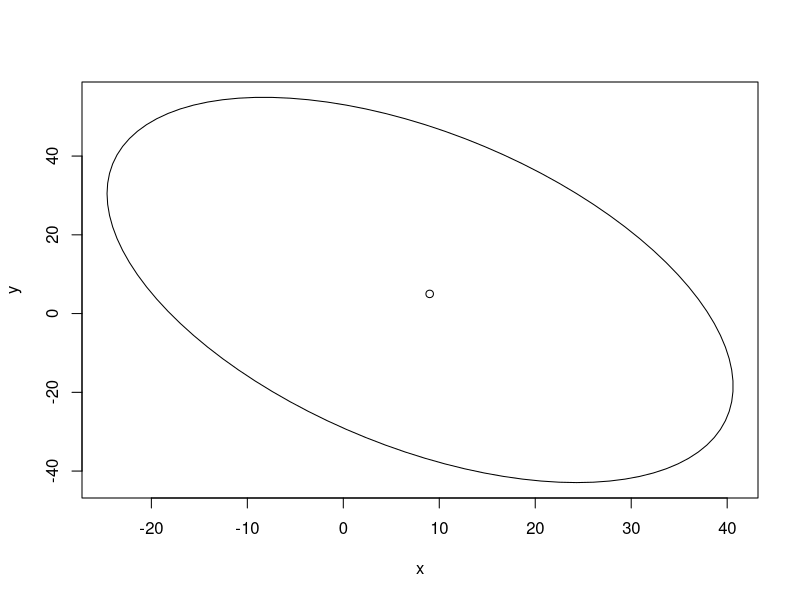
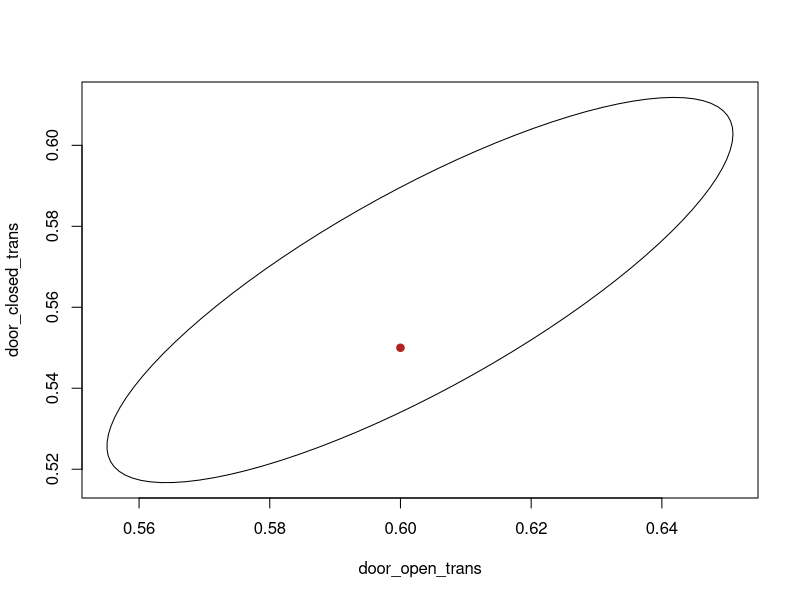

Generate these figures, in order, with R:
## ---- chunk 1
knitr::opts_chunk$set(echo = TRUE)
## ---- chunk 2
data<-data.frame(x=c(6,10,8),
                 y=c(9,6,3))
n<-3
p<-2
alpha<-0.05
mu0<-c(9,5)

## ---- chunk 3
xbar<- colMeans(data)
xbar
S<- cov(data)
S
## ---- chunk 4
T2<-n*t(xbar-mu0)%*%solve(S)%*%(xbar-mu0)
T2
## ---- chunk 5
Tc<-(n-1)*p/(n-p)*qf(alpha,p,n-p, lower.tail = F)
Tc
## ---- chunk 6
#install.packages(ellipse)
plot(ellipse::ellipse(S, centre=xbar,t=sqrt(Tc/n)),type="l")
points(x=9, y=5)

## ---- chunk 7
radiation_data <- data.frame(
  oven = 1:42,
  door_open = c(
    0.30, 0.09, 0.30, 0.10, 0.10, 0.12, 0.09, 0.10, 0.09, 0.10,
    0.07, 0.05, 0.01, 0.45, 0.12, 0.20, 0.04, 0.10, 0.01, 0.60,
    0.12, 0.10, 0.05, 0.05, 0.15, 0.30, 0.15, 0.09, 0.09, 0.28,
    0.10, 0.10, 0.10, 0.30, 0.12, 0.25, 0.20, 0.40, 0.33, 0.32,
    0.12, 0.12
  ),
  door_closed = c(
    0.15, 0.09, 0.18, 0.10, 0.05, 0.12, 0.08, 0.05, 0.08, 0.10,
    0.07, 0.02, 0.01, 0.10, 0.10, 0.10, 0.02, 0.10, 0.01, 0.40,
    0.10, 0.05, 0.03, 0.05, 0.15, 0.10, 0.15, 0.09, 0.08, 0.18,
    0.10, 0.20, 0.11, 0.30, 0.02, 0.20, 0.20, 0.30, 0.30, 0.40,
    0.30, 0.05
  )
)


radiation_data$door_open_trans<-radiation_data$door_open^(1/4)
radiation_data$door_closed_trans<-radiation_data$door_closed^(1/4)
## ---- chunk 8
n<-42
p<-2
xbar<-colMeans(radiation_data[,4:5])
mu0<-c(0.6,0.55)
S<- cov(radiation_data[,4:5])
xbar
S
## ---- chunk 9
T2p<-n*t(xbar-mu0)%*%solve(S)%*%(xbar-mu0)
T2p
## ---- chunk 10
T2c<- (n-1)*p/(n-p)*qf(0.05, p,n-p, lower.tail = F)
T2c
## ---- chunk 11
plot(ellipse::ellipse(S, centre=xbar,t=sqrt(T2c/n)),type="l")
points(x=0.6,y=0.55, pch=19, col="firebrick")
